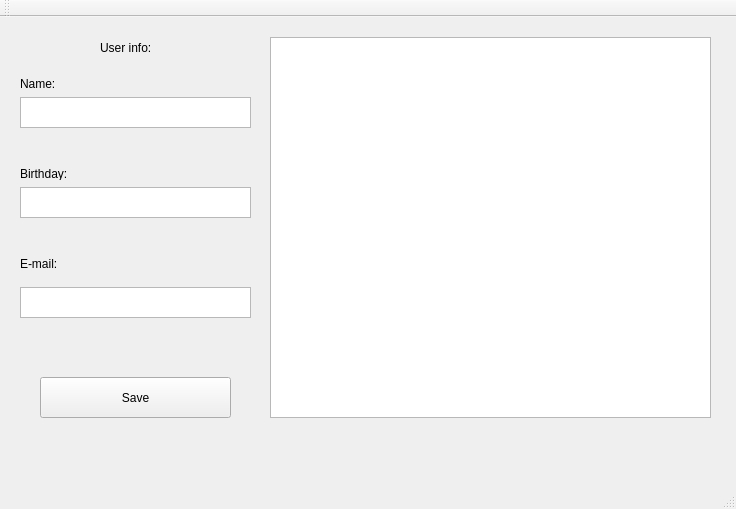
<?xml version="1.0" encoding="UTF-8"?>
<ui version="4.0">
 <class>MainWindow</class>
 <widget class="QMainWindow" name="MainWindow">
  <property name="geometry">
   <rect>
    <x>0</x>
    <y>0</y>
    <width>736</width>
    <height>509</height>
   </rect>
  </property>
  <property name="windowTitle">
   <string>MainWindow</string>
  </property>
  <widget class="QWidget" name="centralWidget">
   <widget class="QListWidget" name="listWidget">
    <property name="geometry">
     <rect>
      <x>270</x>
      <y>20</y>
      <width>441</width>
      <height>381</height>
     </rect>
    </property>
   </widget>
   <widget class="QLabel" name="UserInfo">
    <property name="geometry">
     <rect>
      <x>100</x>
      <y>20</y>
      <width>51</width>
      <height>21</height>
     </rect>
    </property>
    <property name="text">
     <string>User info:</string>
    </property>
    <property name="textFormat">
     <enum>Qt::AutoText</enum>
    </property>
   </widget>
   <widget class="QLabel" name="Name">
    <property name="geometry">
     <rect>
      <x>20</x>
      <y>60</y>
      <width>47</width>
      <height>13</height>
     </rect>
    </property>
    <property name="text">
     <string>Name:</string>
    </property>
   </widget>
   <widget class="QLabel" name="Birth">
    <property name="geometry">
     <rect>
      <x>20</x>
      <y>150</y>
      <width>47</width>
      <height>13</height>
     </rect>
    </property>
    <property name="text">
     <string>Birthday:</string>
    </property>
   </widget>
   <widget class="QLabel" name="label_4">
    <property name="geometry">
     <rect>
      <x>20</x>
      <y>240</y>
      <width>47</width>
      <height>13</height>
     </rect>
    </property>
    <property name="text">
     <string>E-mail:</string>
    </property>
   </widget>
   <widget class="QTextEdit" name="textEdit">
    <property name="geometry">
     <rect>
      <x>20</x>
      <y>80</y>
      <width>231</width>
      <height>31</height>
     </rect>
    </property>
   </widget>
   <widget class="QTextEdit" name="textEdit_2">
    <property name="geometry">
     <rect>
      <x>20</x>
      <y>170</y>
      <width>231</width>
      <height>31</height>
     </rect>
    </property>
   </widget>
   <widget class="QTextEdit" name="textEdit_3">
    <property name="geometry">
     <rect>
      <x>20</x>
      <y>270</y>
      <width>231</width>
      <height>31</height>
     </rect>
    </property>
   </widget>
   <widget class="QPushButton" name="pushButton">
    <property name="geometry">
     <rect>
      <x>40</x>
      <y>360</y>
      <width>191</width>
      <height>41</height>
     </rect>
    </property>
    <property name="text">
     <string>Save</string>
    </property>
   </widget>
   <widget class="QLabel" name="label">
    <property name="geometry">
     <rect>
      <x>300</x>
      <y>410</y>
      <width>381</width>
      <height>21</height>
     </rect>
    </property>
    <property name="text">
     <string/>
    </property>
   </widget>
  </widget>
  <widget class="QMenuBar" name="menuBar">
   <property name="geometry">
    <rect>
     <x>0</x>
     <y>0</y>
     <width>736</width>
     <height>21</height>
    </rect>
   </property>
  </widget>
  <widget class="QToolBar" name="mainToolBar">
   <attribute name="toolBarArea">
    <enum>TopToolBarArea</enum>
   </attribute>
   <attribute name="toolBarBreak">
    <bool>false</bool>
   </attribute>
  </widget>
  <widget class="QStatusBar" name="statusBar"/>
 </widget>
 <layoutdefault spacing="6" margin="11"/>
 <resources/>
 <connections/>
</ui>
